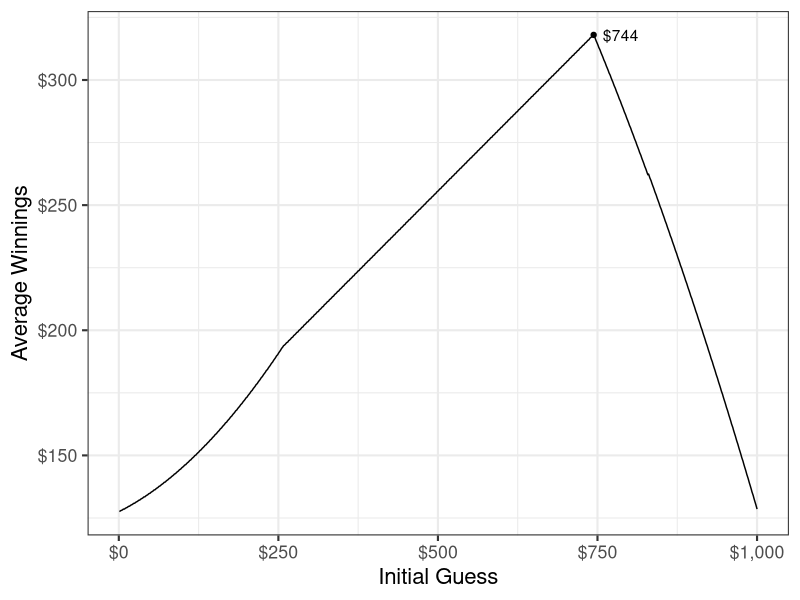
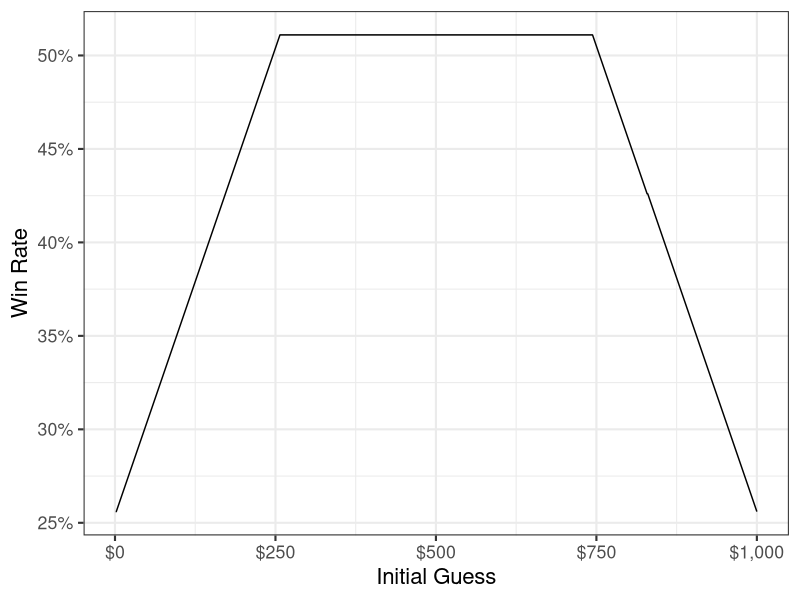
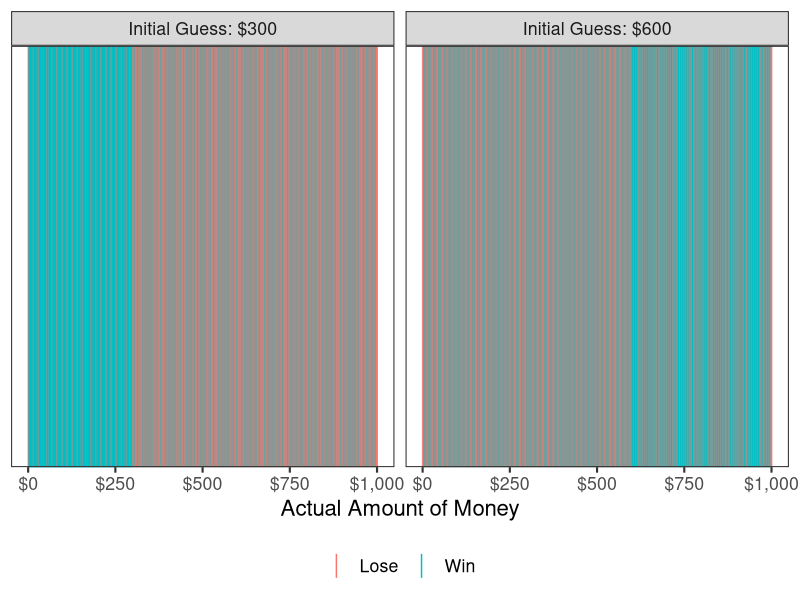

These charts were generated, in order, by the following R code: (Note: a time limit stopped this script after it produced the figures.)
## ---- chunk 1
knitr::opts_chunk$set(cache = TRUE)
options(digits = 4)
## ---- chunk 2
require(dplyr)
require(magrittr)
require(ggplot2)
require(ggrepel)

set.seed(11091987)

# function to guess money amount using strategy
guess_money <- function(actual, initial, n_tries = 9, min_val = 1, max_val = 1000,
                        print_guess = FALSE){
  # set iterator
  i <- 1
  
  # while i is less than the max number of guesses, find the median value
  # within the possible range. if guess is not correct, reset min_val or max_val
  # depending on info trenchcoat man provides
  while(i <= n_tries){
    if(i == 1){
      guess <- initial
    } else{
      guess <- round(mean(c(min_val, max_val)))
    }
    
    # print the guess if print_guess is TRUE
    if(print_guess) cat(paste0("Guess Number ", i, ": $", guess), sep = "\n")

    # if guess is correct, immediately exit the loop and return true
    # if guess is not correct:
    ## if actual is higher than guess, change min_val to guess
    ## if actual is lower than guess, change max_val to guess
    if(actual == guess){
      return(c(win = TRUE, round = i))
    } else if(actual > guess) {
      min_val <- guess
    } else if(actual < guess) {
      max_val <- guess
    }
    
    # iterate to next round if guess was incorrect
    i <- i + 1
  }
  
  # at this point still have not guessed the money amount, so lose
  # correct i since we didn't really guess the i-th time
  return(c(win = FALSE, round = i - 1))
}
## ---- chunk 3
guess_money(736, 500, print_guess = TRUE)
## ---- chunk 4
guess_money(736, 1, print_guess = TRUE)
## ---- chunk 5
min_val <- 1
max_val <- 1000
actual_vals <- min_val:max_val
guess_vals <- min_val:max_val

data <- expand.grid(actual = actual_vals, guess = guess_vals) %>%
    tbl_df
data
  
result <- with(data, Vectorize(guess_money)(actual = actual, initial = guess,
                                            min_val = min_val, max_val = max_val))
  
both <- bind_cols(data, t(result) %>%
                    as.data.frame)
both
## ---- chunk 6
exp_val <- both %>%
  group_by(guess) %>%
  summarize(win_rate = mean(win),
            exp_val = mean(actual * win)) %>%
  ungroup
exp_val

exp_val_max <- exp_val %>%
  filter(exp_val == max(exp_val))

ggplot(exp_val, aes(guess, exp_val)) +
  geom_line() +
  geom_point(data = exp_val_max) +
  geom_text(data = exp_val_max, aes(label = paste0("$", guess)),
            hjust = -.25) +
  scale_x_continuous(labels = scales::dollar) +
  scale_y_continuous(labels = scales::dollar) +
  labs(x = "Initial Guess",
       y = "Average Winnings") +
  theme_bw(base_size = 16)
## ---- chunk 7
both %>%
  group_by(guess) %>%
  summarize(win_rate = mean(win)) %>%
  ggplot(aes(guess, win_rate)) +
  geom_line() +
  scale_x_continuous(labels = scales::dollar) +
  scale_y_continuous(labels = scales::percent) +
  labs(x = "Initial Guess",
       y = "Win Rate") +
  theme_bw(base_size = 16)
## ---- chunk 8
both %>%
  filter(guess == 300 | guess == 600) %>%
  mutate(win = factor(win, levels = 0:1, labels = c("Lose", "Win")),
         guess = factor(guess, labels = c("Initial Guess: $300",
                                          "Initial Guess: $600"))) %>%
  ggplot(aes(x = actual, color = win)) +
  facet_wrap(~ guess) +
  geom_vline(aes(xintercept = actual, color = win)) +
  labs(x = "Actual Amount of Money",
       color = NULL) +
  scale_x_continuous(labels = scales::dollar) +
  theme_bw(base_size = 16) +
  theme(legend.position = "bottom") +
  guides(color = guide_legend(override.aes = list(size=3)))
## ---- chunk 9
guess_money_mult <- function(n_tries = 1, min_val = 1, max_val = 1000){
  actual_vals <- min_val:max_val
  guess_vals <- min_val:max_val
  
  data <- expand.grid(actual = actual_vals, guess = guess_vals) %>%
    tbl_df
  
  result <- with(data, Vectorize(guess_money)(actual = actual, initial = guess,
                                              n_tries = n_tries,
                                              min_val = min_val, max_val = max_val))
  
  both <- bind_cols(data, t(result) %>%
                      as.data.frame) %>%
    mutate(n_tries = n_tries)
  
  return(both)
}

tries_all <- lapply(1:12, function(x) guess_money_mult(n_tries = x)) %>%
  bind_rows
## ---- chunk 10
tries_all_exp <- tries_all %>%
  mutate(n_tries = factor(n_tries)) %>%
  group_by(guess, n_tries) %>%
  summarize(win_rate = mean(win),
            exp_val = mean(actual * win))

tries_all_exp_max <- tries_all_exp %>%
  group_by(n_tries) %>%
  filter(exp_val == max(exp_val)) %>%
  arrange(-exp_val) %>%
  slice(1)

ggplot(tries_all_exp, aes(guess, exp_val,
                          group = n_tries, color = n_tries)) +
  geom_line() +
  geom_point(data = tries_all_exp_max) +
  geom_label_repel(data = tries_all_exp_max, aes(label = paste0("$", guess)),
            show.legend = FALSE) +
  scale_x_continuous(labels = scales::dollar) +
  scale_y_continuous(labels = scales::dollar) +
  scale_color_discrete(guide = guide_legend(reverse = TRUE)) +
  labs(x = "Initial Guess",
       y = "Expected Value",
       color = "Number of\nGuesses",
       group = "Number of\nGuesses") +
  theme_bw(base_size = 16)
